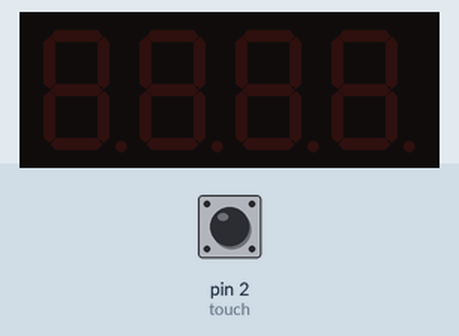
Recording of a sketch running on a simulated Arduino Uno, built with avr-gcc and run on an emulated ATmega328P. Shown: 4-digit seven-segment display. Wiring (inferred from the names in the program): 4-digit 7-segment display, segments lit when HIGH: segments pin 4, pin 8, pin 11, pin 10, pin 9, pin 5, pin 12; digit selects pin 3, pin 6, pin 7, pin 13. The inputs (shaded band) are chosen by the test bench; at power-on: pin 2 (touch) LOW. The segment pins are drawn as the display they are named for.

Above: at 1.2 s.
1.3 s: pin 2 (touch) pulled HIGH for 0.15 s
At 1.9 s:
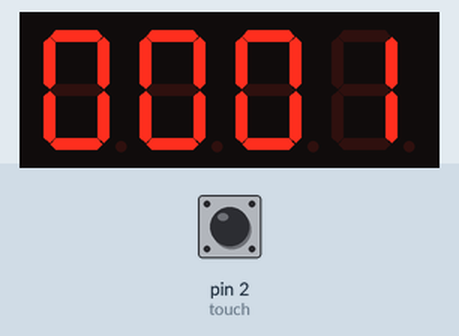
4.3 s: pin 2 (touch) driven HIGH
At 5.7 s:
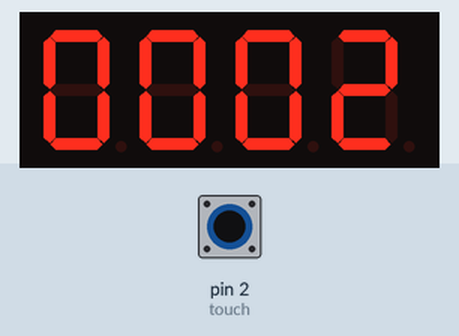
7.3 s: pin 2 (touch) pulsed LOW 2 times (0.12 s each, 0.3 s apart)
At 8.5 s:
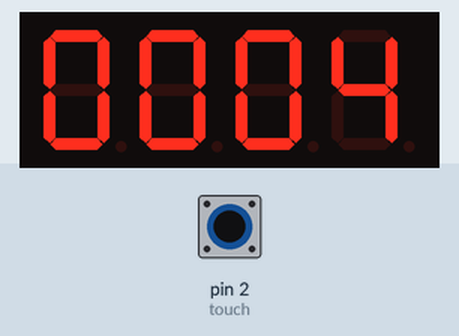
Timing chart, 0 to 10.3 s (numbered marks = the images above; inputs shaded):
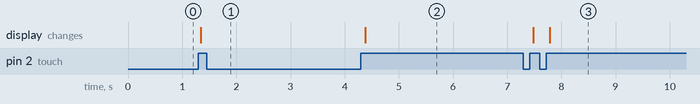

Measured:
- after the input at 1.3 s, the display: changes at once (image 1)
- after the input at 4.3 s, the display: changes after 0.08 s (image 2)
- after the input at 7.3 s, the display: first changes after 0.18 s (image 3 shows a later state)

The sketch:

Queue_number_display_code.ino
```cpp
#define A 4
#define B 8
#define C 11
#define D 10
#define E 9
#define F 5
#define G 12
#define D1 3
#define D2 6
#define D3 7
#define D4 13
#define touch 2
#include "displayNum.h"
void setup() {
  pinMode(A, OUTPUT);
  pinMode(B, OUTPUT);
  pinMode(C, OUTPUT);
  pinMode(D, OUTPUT);
  pinMode(F, OUTPUT);
  pinMode(G, OUTPUT);
  pinMode(E, OUTPUT);
  pinMode(D1, OUTPUT);
  pinMode(D2, OUTPUT);
  pinMode(D3, OUTPUT);
  pinMode(D4, OUTPUT);
  digitalWrite(D1, HIGH);
  digitalWrite(D2, HIGH);
  digitalWrite(D3, HIGH);
  digitalWrite(D4, HIGH);
  pinMode(touch, INPUT);
}

int count = 0;
int previousTouchState = LOW;

void loop() {
  int touchState = digitalRead(touch);
  if (touchState == HIGH && previousTouchState == LOW) {
    count++;
  }
    displayNum(count);
  previousTouchState = touchState;
}
```

displayNum.h
```cpp
int segmentPins[7] = {A, B, C, D, E, F, G};
int displayPins[4]= {D1,D2,D3,D4};

const int digitPatterns[10][7] = {
  {1, 1, 1, 1, 1, 1, 0}, // 0
  {0, 1, 1, 0, 0, 0, 0}, // 1
  {1, 1, 0, 1, 1, 0, 1}, // 2
  {1, 1, 1, 1, 0, 0, 1}, // 3
  {0, 1, 1, 0, 0, 1, 1}, // 4
  {1, 0, 1, 1, 0, 1, 1}, // 5
  {1, 0, 1, 1, 1, 1, 1}, // 6
  {1, 1, 1, 0, 0, 0, 0}, // 7
  {1, 1, 1, 1, 1, 1, 1}, // 8
  {1, 1, 1, 1, 0, 1, 1}  // 9
};
void displayNum(int num){
  if(num>0){
    for(int i=3;i>=0;i--)
    {
      int num1=num%10;
      num=num/10;
    digitalWrite(displayPins[i],LOW);
    for(int j=0; j<7; j++){
    digitalWrite(segmentPins[j], digitPatterns[num1][j]);
    }
    delay(5);
    digitalWrite(displayPins[i],HIGH);

  }
}
}
```
